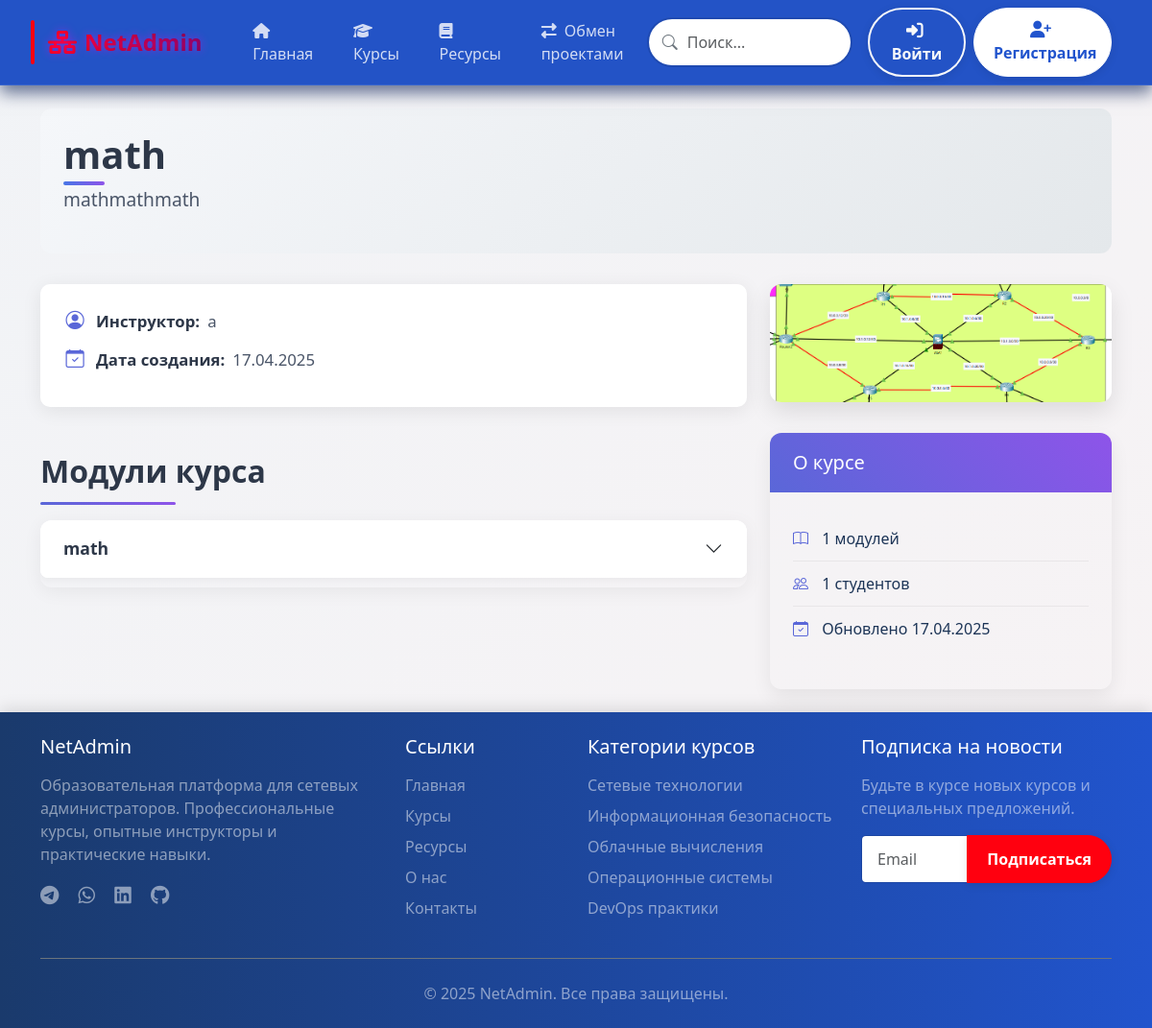
The page /courses/1/ on the database its author committed.
### network_edu/models.py (models this page shows, shortened)
class Course(models.Model):
    title = models.CharField(max_length=200)
    description = BleachField(max_length=1000)
    instructor = models.ForeignKey(User, on_delete=models.CASCADE, related_name='courses')
    created_at = models.DateTimeField(auto_now_add=True)
    updated_at = models.DateTimeField(auto_now=True)
    image = models.ImageField(upload_to='course_images/', blank=True, null=True)
    is_active = models.BooleanField(default=True)
    category = models.ForeignKey(Category, on_delete=models.SET_NULL, null=True, blank=True)

class Module(models.Model):
    course = models.ForeignKey(Course, on_delete=models.CASCADE, related_name='modules')
    title = models.CharField(max_length=200)
    description = BleachField(max_length=500, blank=True)
    order = models.PositiveIntegerField(default=0)
    class Meta:
        ordering = ['order']

### network_edu/views.py (the view, shortened to what this page needs)
# urls.py: path('courses/<int:pk>/', CourseDetailView.as_view(), name='course_detail'),
class CourseDetailView(DetailView):
    model = Course
    template_name = 'network_edu/course_detail.html'
    def get_context_data(self, **kwargs):
        context = super().get_context_data(**kwargs)
        context['active_enrollments_count'] = Enrollment.objects.filter(
            course=self.object,
            is_active=True
        ).count()
        context['reviews'] = CourseReview.objects.filter(course=self.object).order_by('-created_at')
        avg_rating = CourseReview.objects.filter(course=self.object).aggregate(Avg('rating'))
        context['avg_rating'] = avg_rating['rating__avg'] or 0
        context['review_count'] = CourseReview.objects.filter(course=self.object).count()
        return context

### templates/network_edu/course_detail.html (shortened to what this page needs)
{% extends 'base.html' %}
{% block content %}
<div class="course-container">
    <div class="course-header p-4">
        <div class="row">
            <div class="col-lg-8">
                <h1 class="course-title">{{ course.title }}</h1>
                <p class="course-description">{{ course.description }}</p>
            </div>
        </div>
    </div>
    <div class="row">
        <div class="col-lg-8">
            <div class="course-meta">
                <div class="meta-item">
                    <i class="bi bi-person-circle"></i>
                    <span class="meta-label">Инструктор:</span>
                    <span class="meta-value">{{ course.instructor.username }}</span>
                </div>
                <div class="meta-item">
                    <i class="bi bi-calendar-check"></i>
                    <span class="meta-label">Дата создания:</span>
                    <span class="meta-value">{{ course.created_at|date:"d.m.Y" }}</span>
                </div>
            </div>
            <div class="modules-section">
                <h2 class="section-title">Модули курса</h2>
                {% if course.modules.all %}
                    <div class="accordion module-accordion" id="moduleAccordion">
                        {% for module in course.modules.all %}
                            <div class="accordion-item" data-module-id="{{ module.id }}">
                                <h2 class="accordion-header" id="heading{{ module.id }}">
                                    <button class="accordion-button collapsed" type="button" data-bs-toggle="collapse" data-bs-target="#collapse{{ module.id }}">
                                        {{ module.title }}
                                    </button>
                                </h2>
                            </div>
                        {% endfor %}
                    </div>
                {% else %}
                    <div class="empty-state">
                        <i class="bi bi-journals fs-4 mb-2 d-block"></i>
                        <p class="mb-0">В этом курсе пока нет модулей.</p>
                    </div>
                {% endif %}
            </div>
        </div>
        <div class="col-lg-4">
            <div class="course-image-container mb-4">
                {% if course.image %}
                    <img src="{{ course.image.url }}" class="course-image" alt="{{ course.title }}">
                {% else %}
                    <img src="https://via.placeholder.com/400x300?text=Course+Image" class="course-image" alt="{{ course.title }}">
                {% endif %}
            </div>
            <div class="info-card">
                <div class="info-card-header">
                    <h5 class="mb-0">О курсе</h5>
                </div>
                <div class="info-card-body">
                    <ul class="list-unstyled">
                        <li class="info-list-item"><i class="bi bi-book"></i> {{ course.modules.count }} модулей</li>
                        <li class="info-list-item"><i class="bi bi-people"></i> {{ active_enrollments_count }} студентов</li>
                        <li class="info-list-item"><i class="bi bi-calendar-check"></i> Обновлено {{ course.updated_at|date:"d.m.Y" }}</li>
                    </ul>
                </div>
            </div>
        </div>
    </div>
</div>
{% endblock %}

### templates/base.html (style rules this page uses)
:root { --primary-color: #2154cd; --bs-btn-padding-x: 0.15rem; --secondary-color: #ff000f; --primary-dark: #1a3a6c; --secondary-dark: #c1303b; --light-blue: #a8dadc; --neutral-light: #f1faee; --dark-text: #1d3557; --transition-speed: 0.3s; }
body { min-height: 100vh; display: flex; flex-direction: column; font-family: 'Segoe UI', Tahoma, Geneva, Verdana, sans-serif; background-color: #f8f9fa; overflow-x: hidden; position: relative; color: var(--dark-text); }
body::before { content: ''; position: fixed; top: 0; left: 0; width: 100%; height: 100%; background: linear-gradient(135deg, rgba(34, 75, 143, 0.03) 0%, rgba(230, 57, 70, 0.03) 100%); z-index: -1; }
.section-title { position: relative; padding-bottom: 0.5rem; margin-bottom: 1.5rem; font-weight: 700; color: var(--primary-color); }
.section-title::after { content: ''; position: absolute; left: 0; bottom: 0; width: 50px; height: 3px; background-color: var(--secondary-color); border-radius: 3px; }

### templates/network_edu/course_detail.html (style rules this page uses)
.course-container { animation: fadeIn 0.8s ease-out; }
.course-header { padding: 2rem 0; border-radius: 12px; position: relative; overflow: hidden; margin-bottom: 2rem; background: linear-gradient(135deg, #f5f7fa 0%, #e4e8eb 100%); }
.course-title { font-weight: 800; font-size: 2.5rem; margin-bottom: 0.5rem; color: #2d3748; position: relative; display: inline-block; }
.course-title:after { content: ''; position: absolute; width: 40%; height: 4px; bottom: -8px; left: 0; background: linear-gradient(90deg, #4776e6, #8e54e9); border-radius: 2px; transition: width 0.4s ease; }
.course-description { font-size: 1.2rem; line-height: 1.6; color: #4a5568; max-width: 90%; }
.course-meta { background-color: white; border-radius: 10px; padding: 1.5rem; box-shadow: 0 4px 20px rgba(0, 0, 0, 0.08); margin-bottom: 2rem; animation: scaleIn 0.6s ease-out; transition: all 0.3s ease; }
.meta-item { display: flex; align-items: center; margin-bottom: 0.7rem; font-size: 1.05rem; }
.meta-item i { color: #5a67d8; font-size: 1.2rem; margin-right: 10px; width: 24px; text-align: center; }
.meta-label { font-weight: 600; color: #2d3748; margin-right: 8px; }
.meta-value { color: #4a5568; }
.modules-section { margin-top: 3rem; animation: fadeIn 1s ease-out 0.3s both; }
.section-title { font-weight: 700; color: #2d3748; margin-bottom: 1.5rem; position: relative; display: inline-block; }
.section-title:after { content: ''; position: absolute; width: 60%; height: 3px; bottom: -8px; left: 0; background: linear-gradient(90deg, #5a67d8, #8e54e9); border-radius: 2px; }
.module-accordion { border-radius: 12px; overflow: hidden; box-shadow: 0 4px 20px rgba(0, 0, 0, 0.06); }
.accordion-item { border: none; margin-bottom: 10px; background-color: white; border-radius: 8px !important; overflow: hidden; box-shadow: 0 2px 8px rgba(0, 0, 0, 0.05); transition: all 0.3s ease; }
.accordion-button { padding: 1.2rem 1.5rem; font-weight: 600; font-size: 1.1rem; color: #2d3748; background-color: white; transition: all 0.3s ease; }
.accordion-button::after { background-size: 1.2rem; transition: all 0.3s ease; }
.course-image-container { animation: scaleIn 0.8s ease-out; overflow: hidden; border-radius: 12px; box-shadow: 0 10px 25px rgba(0, 0, 0, 0.1); transition: all 0.4s ease; position: relative; }
.course-image { transition: all 0.8s ease; width: 100%; height: auto; }
.info-card { margin-top: 2rem; border: none; border-radius: 12px; box-shadow: 0 8px 20px rgba(0, 0, 0, 0.07); transition: all 0.4s ease; overflow: hidden; }
.info-card-header { background: linear-gradient(45deg, #5a67d8, #8e54e9); color: white; padding: 1.2rem 1.5rem; font-weight: 600; }
.info-card-body { padding: 1.5rem; }
.info-list-item { padding: 0.7rem 0; border-bottom: 1px solid rgba(0, 0, 0, 0.05); transition: all 0.3s ease; }
.info-list-item:last-child { border-bottom: none; }
.info-list-item i { color: #5a67d8; margin-right: 10px; width: 20px; text-align: center; }

### rows shown on the page
Course: title "math", description "mathmathmath", instructor.username "a", created_at "17.04.2025", image (picture), modules.count "1", updated_at "17.04.2025"
Module: title "math"

### other values the page prints
{{ active_enrollments_count }} "1"
